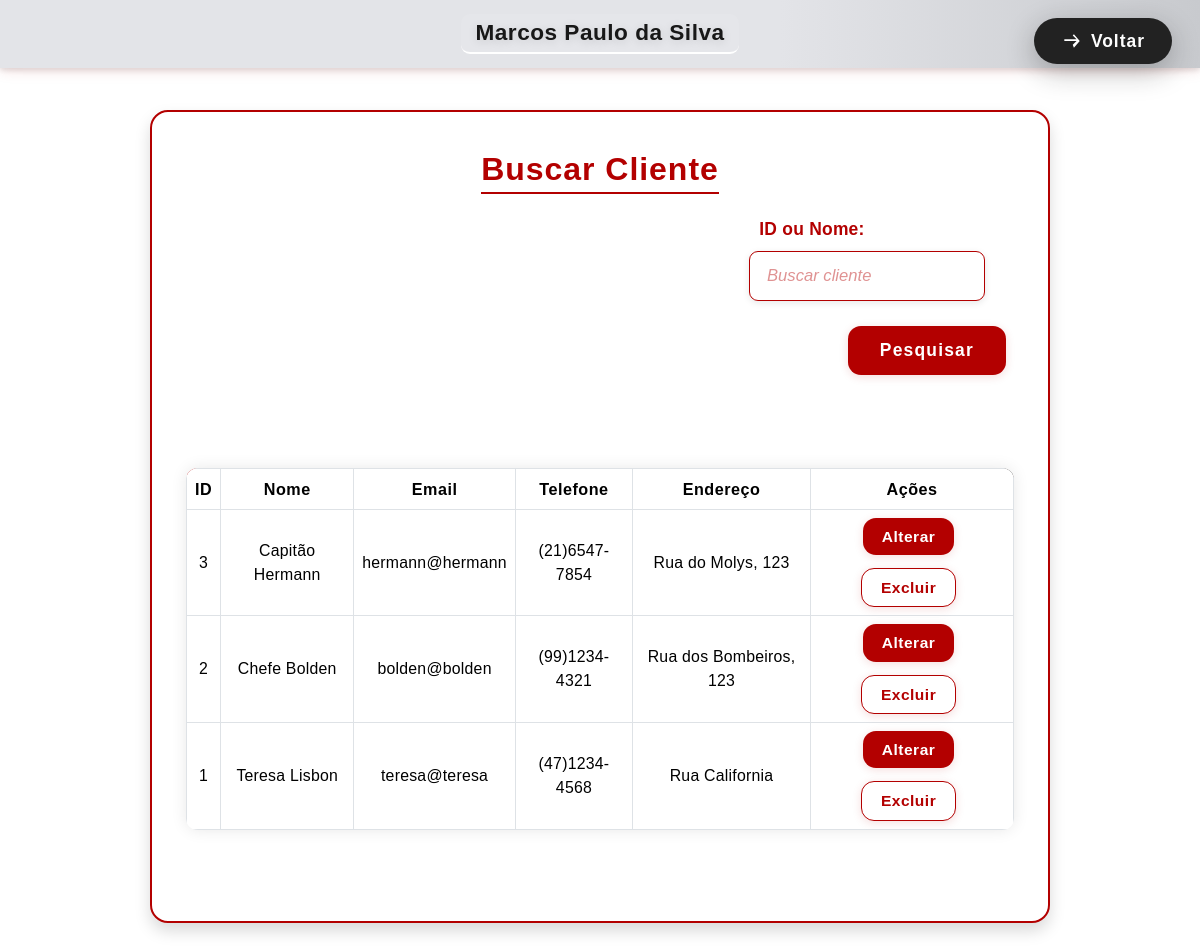
/buscar_cliente.php (signed in), run on the app's committed database.
### tables this page shows
CREATE TABLE `cliente` (
  `id_cliente` int NOT NULL AUTO_INCREMENT,
  `nome` varchar(100) NOT NULL,
  `endereco` varchar(150) DEFAULT NULL,
  `telefone` varchar(20) DEFAULT NULL,
  `email` varchar(100) DEFAULT NULL,
  PRIMARY KEY (`id_cliente`),
  UNIQUE KEY `email` (`email`)
);

### buscar_cliente.php (the view, shortened to what this page needs)
<?php
require_once 'conexao.php';
$clientes = [];
$busca = isset($_POST['busca']) ? trim($_POST['busca']) : "";
try {
    if ($_SERVER["REQUEST_METHOD"] === "POST" && $busca !== "") {
        if (ctype_digit($busca) && strlen($busca) < 11) {
            $sql = "SELECT * FROM cliente WHERE id_cliente = :busca ORDER BY nome ASC";
            $stmt = $pdo->prepare($sql);
            $stmt->bindValue(':busca', intval($busca), PDO::PARAM_INT);
        } else {
            $sql = "SELECT * FROM cliente WHERE nome LIKE :busca_nome ORDER BY nome ASC";
            $stmt = $pdo->prepare($sql);
            $busca_nome = "%$busca%";
            $stmt->bindValue(':busca_nome', $busca_nome, PDO::PARAM_STR);
        }
        $stmt->execute();
        $clientes = $stmt->fetchAll(PDO::FETCH_ASSOC);
    } else {
        $sql = "SELECT * FROM cliente ORDER BY nome ASC";
        $stmt = $pdo->prepare($sql);
        $stmt->execute();
        $clientes = $stmt->fetchAll(PDO::FETCH_ASSOC);
    }
} catch (Exception $ex) {
    $erro = "Erro ao buscar clientes: " . htmlspecialchars($ex->getMessage());
    $clientes = [];
}
function safefield($array, $field) {
    return htmlspecialchars(isset($array[$field]) ? $array[$field] : "");
}
?>
<!DOCTYPE html>
<html lang="pt-BR">
<head>
    <link href="https://cdn.jsdelivr.net/npm/bootstrap@5.3.3/dist/css/bootstrap.min.css" rel="stylesheet">
    <link rel="stylesheet" href="styles.css">
</head>
<body>
    <div class="header-topo">
        <span class="nome-autor">Marcos Paulo da Silva</span>
        <a href="javascript:history.back()" class="btn-voltar-top-right" title="Voltar">
            <svg viewBox="0 0 24 24"><path d="M15.5 4l-1.42 1.41L18.67 10H4v2h14.67l-4.59 4.59L15.5 20l7-8z"/></svg>
            Voltar
        </a>
    </div>
    <div class="buscar-container shadow">
        <h2>Buscar Cliente</h2>
        <form method="POST" action="" class="buscar-form row g-2 justify-content-center align-items-end">
            <div class="col-12 col-md-auto">
                <label for="busca" class="form-label">ID ou Nome:</label>
                <input type="text" id="busca" name="busca" value="<?=htmlspecialchars($busca)?>" class="form-control" placeholder="Buscar cliente">
            </div>
            <div class="col-12 col-md-auto">
                <button type="submit" class="btn">Pesquisar</button>
            </div>
        </form>
        <?php if(is_array($clientes) && count($clientes)): ?>
            <div class="tabela-centro-container">
                <table class="table table-bordered align-middle">
                    <thead>
                        <tr>
                            <th>ID</th>
                            <th>Nome</th>
                            <th>Email</th>
                            <th>Telefone</th>
                            <th>Endereço</th>
                            <th>Ações</th>
                        </tr>
                    </thead>
                    <tbody>
                        <?php foreach ($clientes as $cliente): ?>
                        <tr>
                            <td><?= safefield($cliente, 'id_cliente') ?></td>
                            <td><?= safefield($cliente, 'nome') ?></td>
                            <td><?= safefield($cliente, 'email') ?></td>
                            <td><?= safefield($cliente, 'telefone') ?></td>
                            <td><?= safefield($cliente, 'endereco') ?></td>
                            <td>
                                <a href="alterar_cliente.php?id=<?= urlencode(safefield($cliente, 'id_cliente')) ?>" class="btn-acao">Alterar</a>
                                <form method="get" action="excluir_cliente.php" style="display:inline;" onsubmit="return confirm('Tem certeza que deseja excluir este cliente?');">
                                    <button type="submit" class="btn-acao btn-excluir">Excluir</button>
                                </form>
                            </td>
                        </tr>
                        <?php endforeach; ?>
                    </tbody>
                </table>
            </div>
        <?php else: ?>
            <div class="nenhum-cliente">Nenhum cliente encontrado.</div>
        <?php endif; ?>
    </div>
</body>
</html>

### styles.css (style rules this page uses)
*, *::before, *::after { box-sizing: border-box; margin: 0; padding: 0; }
body { font-family: 'Montserrat', 'Segoe UI', Arial, sans-serif; background: #fff; color: #b30000; min-height: 100vh; text-align: center; transition: background 0.3s; letter-spacing: 0.015em; }
h2 { font-size: 2.1em; font-weight: bold; color: #b30000; margin-bottom: 32px; letter-spacing: 0.04em; border-bottom: 2px solid #b30000; display: inline-block; padding-bottom: 4px; }
form { width: 100%; display: flex; flex-direction: column; align-items: center; }
label { width: 92%; font-weight: 700; margin-bottom: 7px; text-align: left; color: #b30000; font-size: 1.09em; }
input[type="text"], input[type="email"], input[type="password"], select { width: 92%; padding: 12px 17px; margin-bottom: 15px; border: 1.5px solid #b30000; border-radius: 9px; font-size: 1.06em; background: #fff; color: #b30000; font-family: inherit; font-weight: 500; transition: border 0.18s, box-shadow 0.18s, background 0.18s, color 0.18s; }
input[type="text"]::placeholder, input[type="email"]::placeholder, input[type="password"]::placeholder { color: #d46a6a; opacity: 0.73; font-style: italic; }
button, input[type="submit"], .btn { background: #b30000; color: #fff; border: none; padding: 13px 42px; font-size: 1.12em; font-weight: bold; border-radius: 18px; margin-top: 13px; cursor: pointer; box-shadow: 0 6px 22px #b3000022; letter-spacing: 1.2px; position: relative; overflow: hidden; transition: all 0.21s cubic-bezier(.4,0,.2,1); }
table { width: 100%; border-collapse: collapse; margin: 32px 0; border-radius: 12px; overflow: hidden; box-shadow: 0 0 18px #b3000018; background: #fff; }
thead { background: #b30000; color: #fff; }
thead th { padding: 14px 10px; font-size: 1.04em; letter-spacing: 0.5px; }
tbody td { padding: 12px 8px; font-size: 0.99em; color: #b30000; border-top: 1.5px solid #b3000022; }
tbody tr:nth-child(even) { background: #fff0f0; }
.tabela-centro-container { display: flex; justify-content: center; align-items: center; min-height: 60vh; width: 100%; }
.tabela-centro-container table { margin: 0 auto; max-width: 1200px; width: 100%; }
.btn-acao { display: inline-block; background: #fff; color: #b30000; padding: 7px 18px; border-radius: 13px; font-weight: 700; border: 1.5px solid #b30000; margin-right: 7px; text-decoration: none; font-size: 1em; transition: background 0.18s, box-shadow 0.18s, color 0.18s; box-shadow: 0 2px 10px #b3000022; cursor: pointer; letter-spacing: 0.5px; }
.btn-voltar, .btn-voltar-top-right { display: inline-flex; align-items: center; gap: 10px; padding: 13px 36px; border-radius: 40px; background: #b30000; color: #fff; font-size: 1.13rem; font-weight: 700; border: none; box-shadow: 0 8px 28px rgba(179,0,0,0.18); cursor: pointer; transition: background 0.3s, box-shadow 0.3s, transform 0.22s; text-decoration: none; outline: none; font-family: 'Montserrat', 'Segoe UI', Arial, sans-serif; margin: 28px auto 0 auto; }
.btn-voltar svg, .btn-voltar-top-right svg { width: 22px; height: 22px; fill: #fff; transition: transform 0.3s; }
.btn-voltar-top-right { position: fixed; top: 16px; right: 24px; z-index: 9999; margin: 0; }

### data on the page
cliente: id_cliente "3", nome "Capitão Hermann", email "hermann@hermann", telefone "(21)6547-7854", endereco "Rua do Molys, 123"
cliente: id_cliente "2", nome "Chefe Bolden", email "bolden@bolden", telefone "(99)1234-4321", endereco "Rua dos Bombeiros, 123"
cliente: id_cliente "1", nome "Teresa Lisbon", email "teresa@teresa", telefone "(47)1234-4568", endereco "Rua California"
